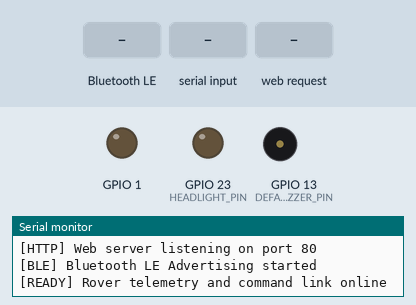
Recording of a sketch running on a simulated ESP32. Shown: output pins drawn as LEDs (lit = HIGH), buzzer (waves = sounding, pin HIGH), the last lines printed to the serial monitor. Inputs (shaded band) come from the test bench. Nothing arrives over Bluetooth unless stated; a phone connects over Bluetooth LE 3 s after start.

Above: at 1.7 s.
1.8 s: Bluetooth LE write "BUZZER_ON" received
At 3.0 s:
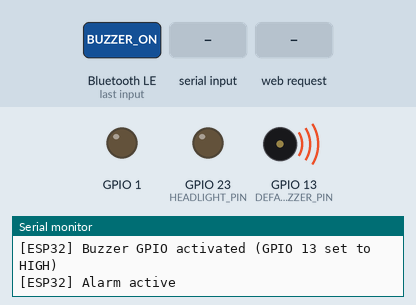
3.3 s: Bluetooth LE write "LED_ON" received
At 3.9 s:
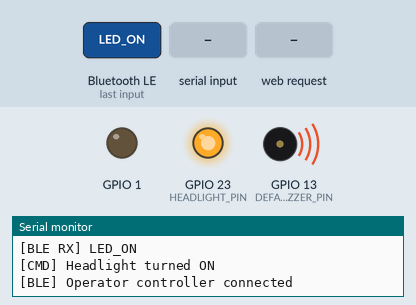
4.8 s: "ALARM_OFF\n" received over Serial
At 5.6 s:
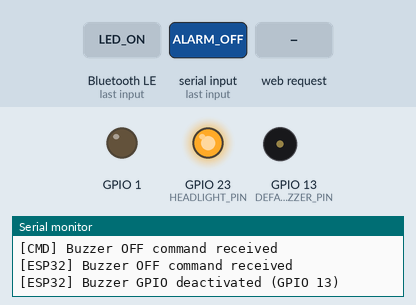
6.3 s: HTTP request GET /buzzer/on received
At 6.7 s:
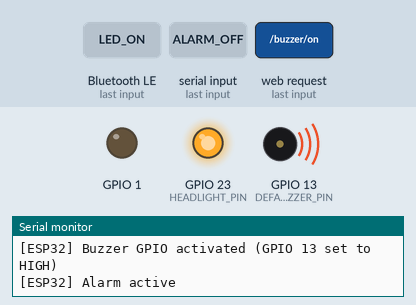
7.8 s: HTTP request GET /buzzer received
At 9.0 s:
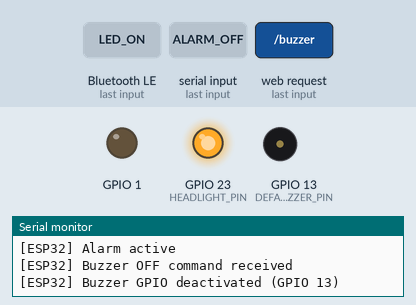
9.3 s: HTTP request GET /buzzer?state=1&active=1&gpio=1 received
At 10.2 s:
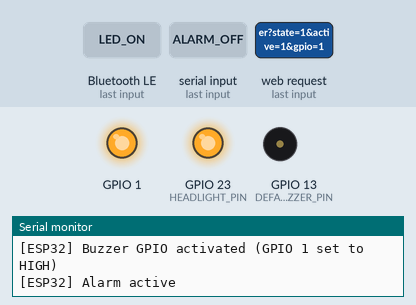
Timing chart, 0 to 11.8 s (numbered marks = the images above; inputs shaded):
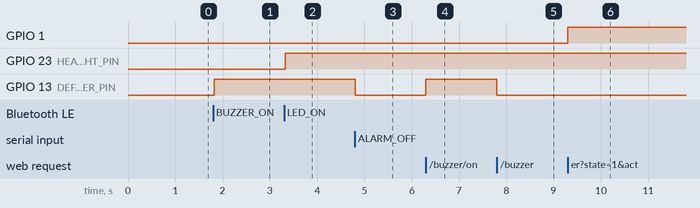

The sketch:

resq_x_rover_firmware.ino
```cpp
/**
 * ==============================================================================
 * RESQ-X 4WD Search & Rescue Rover — Core ESP32 Firmware
 * ==============================================================================
 *
 * System Architecture & Control Flow:
 *   Dashboard Buzzer Button (Web / Mobile)
 *          ↓ [HTTP GET/POST, BLE Nordic UART, or Serial UART]
 *   ESP32 Command Dispatcher
 *          ↓ [Active HIGH / Active LOW state logic]
 *   Buzzer GPIO (Default GPIO 13)
 *          ↓ [Direct digital voltage transition]
 *   Physical Acoustic Piezo / Buzzer Sounder
 *
 * Hardware Pin Mapping (ESP32 Standard Rover):
 *   - BUZZER_PIN:          GPIO 13 (Configurable below)
 *   - HEADLIGHT_PIN:       GPIO 23 (Front Searchlights)
 *   - ULTRASONIC TRIG:     GPIO 5  (HC-SR04 Trigger)
 *   - ULTRASONIC ECHO:     GPIO 18 (HC-SR04 Echo)
 *   - MQ-2 GAS SENSOR:     GPIO 34 (Analog ADC1 Input)
 *   - DHT22 TEMP/HUMIDITY: GPIO 4  (1-Wire Digital)
 *   - MOTOR LEFT_F:        GPIO 26 (L298N / TB6612 IN1)
 *   - MOTOR LEFT_R:        GPIO 27 (L298N / TB6612 IN2)
 *   - MOTOR RIGHT_F:       GPIO 14 (L298N / TB6612 IN3)
 *   - MOTOR RIGHT_R:       GPIO 12 (L298N / TB6612 IN4)
 * ==============================================================================
 */

#include <WiFi.h>
#include <WebServer.h>
#include <BLEDevice.h>
#include <BLEServer.h>
#include <BLEUtils.h>
#include <BLE2902.h>

// ==============================================================================
// 1. HARDWARE CONFIGURATION & ACTIVE STATE DEFINITIONS
// ==============================================================================

// Physical Buzzer Pin (Default: GPIO 13)
#define DEFAULT_BUZZER_PIN 13

/**
 * BUZZER ACTIVE STATE LOGIC:
 * - Active HIGH (true):  digitalWrite(BUZZER_PIN, HIGH) turns buzzer ON
 *                         digitalWrite(BUZZER_PIN, LOW)  turns buzzer OFF
 * - Active LOW (false): digitalWrite(BUZZER_PIN, LOW)  turns buzzer ON
 *                         digitalWrite(BUZZER_PIN, HIGH) turns buzzer OFF
 *
 * NOTE: Active buzzer modules with PNP transistor (e.g., KY-012) require Active LOW.
 *       Modules with NPN transistor or standard piezos require Active HIGH.
 */
#define DEFAULT_BUZZER_ACTIVE_HIGH true

// Front Headlight / Searchlight Pin
#define HEADLIGHT_PIN 23

// Wi-Fi Access Point Configuration
const char* AP_SSID = "RESQ-X-ROVER";
const char* AP_PASS = "resqx123"; // 8+ characters

// WebServer instance on Port 80
WebServer server(80);

// BLE Nordic UART Service UUIDs
#define SERVICE_UUID           "6e400001-b5a3-f393-e0a9-e50e24dcca9e"
#define CHARACTERISTIC_UUID_RX "6e400002-b5a3-f393-e0a9-e50e24dcca9e"
#define CHARACTERISTIC_UUID_TX "6e400003-b5a3-f393-e0a9-e50e24dcca9e"

BLEServer* pServer = NULL;
BLECharacteristic* pTxCharacteristic = NULL;
bool deviceConnected = false;

// Runtime state variables
int currentBuzzerPin = DEFAULT_BUZZER_PIN;
bool buzzerActiveHigh = DEFAULT_BUZZER_ACTIVE_HIGH;
bool isBuzzerSounding = false;
bool isHeadlightOn = false;

// ==============================================================================
// 2. PHYSICAL BUZZER CONTROLLER FUNCTION
// ==============================================================================

void setPhysicalBuzzer(bool turnOn, int gpioPin = -1, int activeLogic = -1) {
  if (gpioPin > 0) {
    if (gpioPin != currentBuzzerPin) {
      // Reconfigure pin if changed from dashboard
      pinMode(gpioPin, OUTPUT);
      currentBuzzerPin = gpioPin;
    }
  }

  if (activeLogic == 0) {
    buzzerActiveHigh = false; // Active LOW
  } else if (activeLogic == 1) {
    buzzerActiveHigh = true;  // Active HIGH
  }

  isBuzzerSounding = turnOn;

  // Determine physical electrical state
  int pinState = LOW;
  if (buzzerActiveHigh) {
    pinState = turnOn ? HIGH : LOW;
  } else {
    pinState = turnOn ? LOW : HIGH;
  }

  digitalWrite(currentBuzzerPin, pinState);

  // Development debugging logs requested:
  // "Buzzer ON command received"
  // "Buzzer GPIO activated"
  // "Alarm active"
  if (turnOn) {
    Serial.println("[ESP32] Buzzer ON command received");
    Serial.print("[ESP32] Buzzer GPIO activated (GPIO ");
    Serial.print(currentBuzzerPin);
    Serial.print(" set to ");
    Serial.print(pinState == HIGH ? "HIGH" : "LOW");
    Serial.println(")");
    Serial.println("[ESP32] Alarm active");
  } else {
    Serial.println("[ESP32] Buzzer OFF command received");
    Serial.print("[ESP32] Buzzer GPIO deactivated (GPIO ");
    Serial.print(currentBuzzerPin);
    Serial.println(")");
  }
}

// ==============================================================================
// 3. COMMAND INTERPRETER (Reused across HTTP, BLE, and Serial)
// ==============================================================================

void executeRoverCommand(String cmd) {
  cmd.trim();
  cmd.toUpperCase();

  if (cmd == "BUZZER_ON" || cmd == "BUZZER:1" || cmd == "ALARM_ON") {
    Serial.println("[CMD] Buzzer ON command received");
    setPhysicalBuzzer(true);
  } else if (cmd == "BUZZER_OFF" || cmd == "BUZZER:0" || cmd == "ALARM_OFF") {
    Serial.println("[CMD] Buzzer OFF command received");
    setPhysicalBuzzer(false);
  } else if (cmd == "LIGHT_ON" || cmd == "LED_ON") {
    isHeadlightOn = true;
    digitalWrite(HEADLIGHT_PIN, HIGH);
    Serial.println("[CMD] Headlight turned ON");
  } else if (cmd == "LIGHT_OFF" || cmd == "LED_OFF") {
    isHeadlightOn = false;
    digitalWrite(HEADLIGHT_PIN, LOW);
    Serial.println("[CMD] Headlight turned OFF");
  } else if (cmd == "BEEP") {
    // 350ms test beep
    setPhysicalBuzzer(true);
    delay(350);
    setPhysicalBuzzer(false);
  } else {
    Serial.print("[CMD] Unknown command: ");
    Serial.println(cmd);
  }
}

// ==============================================================================
// 4. HTTP WEB SERVER HANDLERS (With CORS Headers for Browser Dashboard)
// ==============================================================================

void setCorsHeaders() {
  server.sendHeader("Access-Control-Allow-Origin", "*");
  server.sendHeader("Access-Control-Allow-Methods", "GET, POST, OPTIONS");
  server.sendHeader("Access-Control-Allow-Headers", "Content-Type, Origin, Accept");
}

void handleOptions() {
  setCorsHeaders();
  server.send(204);
}

void handleBuzzerRoute() {
  setCorsHeaders();

  bool state = false;
  int pin = currentBuzzerPin;
  int logic = -1; // unchanged

  if (server.hasArg("state")) {
    String s = server.arg("state");
    s.toLowerCase();
    state = (s == "on" || s == "1" || s == "true");
  } else if (server.hasArg("active")) {
    state = (server.arg("active") == "1");
  }

  if (server.hasArg("gpio")) {
    pin = server.arg("gpio").toInt();
  }

  if (server.hasArg("logic")) {
    String l = server.arg("logic");
    l.toLowerCase();
    if (l == "high") logic = 1;
    if (l == "low") logic = 0;
  }

  setPhysicalBuzzer(state, pin, logic);

  String response = "{\"status\":\"ok\",\"buzzer\":" + String(state ? "true" : "false") +
                    ",\"pin\":" + String(currentBuzzerPin) +
                    ",\"activeHigh\":" + String(buzzerActiveHigh ? "true" : "false") + "}";
  server.send(200, "application/json", response);
}

void handleControlRoute() {
  setCorsHeaders();
  if (server.hasArg("cmd")) {
    executeRoverCommand(server.arg("cmd"));
  }
  server.send(200, "application/json", "{\"status\":\"ok\",\"command_executed\":true}");
}

void handleDirectBuzzerOn() {
  setCorsHeaders();
  setPhysicalBuzzer(true);
  server.send(200, "application/json", "{\"status\":\"ok\",\"buzzer\":true}");
}

void handleDirectBuzzerOff() {
  setCorsHeaders();
  setPhysicalBuzzer(false);
  server.send(200, "application/json", "{\"status\":\"ok\",\"buzzer\":false}");
}

void handleStatusRoute() {
  setCorsHeaders();
  String json = "{";
  json += "\"rover\":\"RESQ-X\",";
  json += "\"buzzer\":" + String(isBuzzerSounding ? "true" : "false") + ",";
  json += "\"buzzerPin\":" + String(currentBuzzerPin) + ",";
  json += "\"buzzerActiveHigh\":" + String(buzzerActiveHigh ? "true" : "false") + ",";
  json += "\"light\":" + String(isHeadlightOn ? "true" : "false") + ",";
  json += "\"battery\":68,";
  json += "\"voltage\":11.8";
  json += "}";
  server.send(200, "application/json", json);
}

// ==============================================================================
// 5. BLE UART CALLBACKS
// ==============================================================================

class ServerCallbacks: public BLEServerCallbacks {
  void onConnect(BLEServer* pServer) {
    deviceConnected = true;
    Serial.println("[BLE] Operator controller connected");
  }

  void onDisconnect(BLEServer* pServer) {
    deviceConnected = false;
    Serial.println("[BLE] Controller disconnected — restarting advertising");
    pServer->getAdvertising()->start();
  }
};

class RxCallbacks: public BLECharacteristicCallbacks {
  void onWrite(BLECharacteristic* pCharacteristic) {
    String rxValue = pCharacteristic->getValue();
    if (rxValue.length() > 0) {
      Serial.print("[BLE RX] ");
      Serial.println(rxValue);
      executeRoverCommand(rxValue);
    }
  }
};

// ==============================================================================
// 6. SETUP AND MAIN LOOP
// ==============================================================================

void setup() {
  Serial.begin(115200);
  delay(500);
  Serial.println("\n==========================================");
  Serial.println("  RESQ-X 4WD Rover Firmware Booting...   ");
  Serial.println("==========================================");

  // Initialize Buzzer GPIO
  pinMode(currentBuzzerPin, OUTPUT);
  setPhysicalBuzzer(false); // Default silent

  // Initialize Searchlight GPIO
  pinMode(HEADLIGHT_PIN, OUTPUT);
  digitalWrite(HEADLIGHT_PIN, LOW);

  // 1. Setup Wi-Fi SoftAP Mode (IP: 192.168.4.1)
  WiFi.mode(WIFI_AP);
  WiFi.softAP(AP_SSID, AP_PASS);
  Serial.print("[WIFI] Access Point started: ");
  Serial.println(AP_SSID);
  Serial.print("[WIFI] IP Address: ");
  Serial.println(WiFi.softAPIP());

  // 2. Setup HTTP Web Server Routes
  server.on("/buzzer", HTTP_GET, handleBuzzerRoute);
  server.on("/buzzer", HTTP_OPTIONS, handleOptions);
  server.on("/control", HTTP_GET, handleControlRoute);
  server.on("/control", HTTP_OPTIONS, handleOptions);
  server.on("/buzzer/on", HTTP_GET, handleDirectBuzzerOn);
  server.on("/buzzer/off", HTTP_GET, handleDirectBuzzerOff);
  server.on("/api/buzzer", HTTP_POST, handleBuzzerRoute);
  server.on("/status", HTTP_GET, handleStatusRoute);
  server.on("/status", HTTP_OPTIONS, handleOptions);
  server.on("/ping", HTTP_GET, []() {
    setCorsHeaders();
    server.send(200, "application/json", "{\"status\":\"pong\",\"rover\":\"RESQ-X\"}");
  });
  server.on("/ping", HTTP_OPTIONS, handleOptions);
  server.on("/heartbeat", HTTP_GET, []() {
    setCorsHeaders();
    server.send(200, "application/json", "{\"status\":\"ok\",\"heartbeat\":true,\"rover\":\"RESQ-X\"}");
  });
  server.on("/heartbeat", HTTP_POST, []() {
    setCorsHeaders();
    server.send(200, "application/json", "{\"status\":\"ok\",\"heartbeat\":true,\"rover\":\"RESQ-X\"}");
  });
  server.on("/heartbeat", HTTP_OPTIONS, handleOptions);

  server.begin();
  Serial.println("[HTTP] Web server listening on port 80");

  // 3. Setup BLE Nordic UART Service
  BLEDevice::init("RESQ-X-ROVER-BLE");
  pServer = BLEDevice::createServer();
  pServer->setCallbacks(new ServerCallbacks());

  BLEService* pService = pServer->createService(SERVICE_UUID);

  pTxCharacteristic = pService->createCharacteristic(
                        CHARACTERISTIC_UUID_TX,
                        BLECharacteristic::PROPERTY_NOTIFY
                      );
  pTxCharacteristic->addDescriptor(new BLE2902());

  BLECharacteristic* pRxCharacteristic = pService->createCharacteristic(
                                           CHARACTERISTIC_UUID_RX,
                                           BLECharacteristic::PROPERTY_WRITE
                                         );
  pRxCharacteristic->setCallbacks(new RxCallbacks());

  pService->start();
  pServer->getAdvertising()->start();
  Serial.println("[BLE] Bluetooth LE Advertising started");
  Serial.println("[READY] Rover telemetry and command link online\n");
}

void loop() {
  // Handle HTTP client requests
  server.handleClient();

  // Handle Serial monitor commands (for USB direct test)
  if (Serial.available()) {
    String cmd = Serial.readStringUntil('\n');
    executeRoverCommand(cmd);
  }

  delay(2);
}
```

Measured:
- after the input at 1.8 s, GPIO 13 (DEFAULT_BUZZER_PIN): LOW → HIGH at once
- after the input at 3.3 s, GPIO 23 (HEADLIGHT_PIN): LOW → HIGH at once
- after the input at 4.8 s, GPIO 13 (DEFAULT_BUZZER_PIN): HIGH → LOW at once
- after the input at 6.3 s, GPIO 13 (DEFAULT_BUZZER_PIN): LOW → HIGH at once
- after the input at 7.8 s, GPIO 13 (DEFAULT_BUZZER_PIN): HIGH → LOW at once
- after the input at 9.3 s, GPIO 1: LOW → HIGH at once
